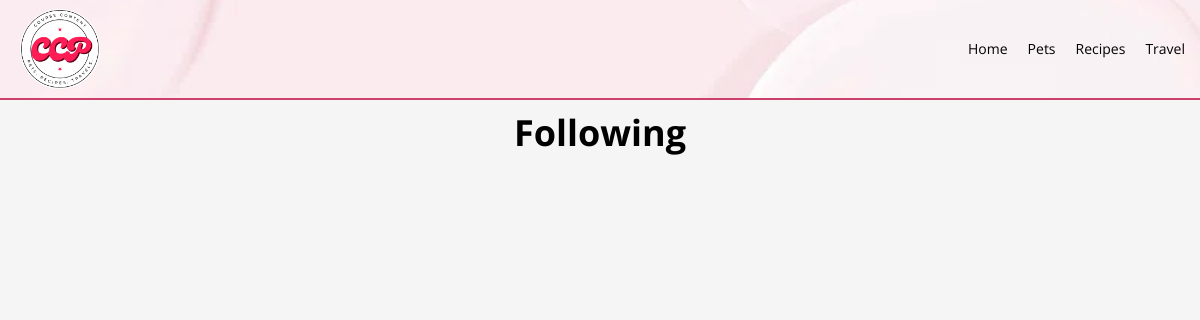
Before: /users/igiallan/following/ (signed in) with the older database file.
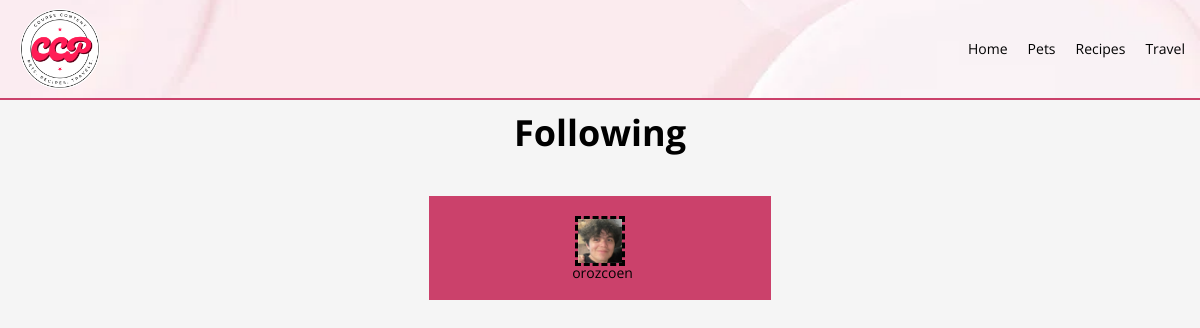
After: the same page with the newer database file.
### tables this page shows
CREATE TABLE following (
  username1 VARCHAR(20) NOT NULL,
  username2 VARCHAR(20) NOT NULL,
  PRIMARY KEY (username1, username2),
  FOREIGN KEY (username1) REFERENCES users(username) ON DELETE CASCADE,
  FOREIGN KEY (username2) REFERENCES users(username) ON DELETE CASCADE
);

CREATE TABLE users (
    username VARCHAR(20) NOT NULL PRIMARY KEY,
    fullname VARCHAR(40) NOT NULL,
    email VARCHAR(40) NOT NULL,
    filename VARCHAR(64) NOT NULL,
    alt VARCHAR(256) NOT NULL,
    password VARCHAR(256) NOT NULL
);

### ccp/views/user.py (the view)
@ccp.app.route('/users/<user_url_slug>/following/')
def show_user_following(user_url_slug):
    if 'username' not in flask.session:
        print('wrong')
        return flask.redirect(flask.url_for('show_login'))
    connection = ccp.model.get_db()
    logname = flask.session['username']  # fix after login
    followings = connection.execute(
        f"SELECT u.username AS user, \
            u.filename AS filename, f.username1 AS user1, \
            CASE \
                WHEN EXISTS (SELECT 1 FROM following \
                    WHERE username1 = '{logname}') THEN 'Following' \
                ELSE 'Not Following' \
            END AS follow_status \
        FROM users u JOIN following f ON u.username = f.username2 \
        WHERE f.username1 = '{user_url_slug}'"
    )
    following = followings.fetchall()
    context = {
        "following": following,
        "logname": logname,
    }
    return flask.render_template('following.html', **context)

### ccp/model.py (called while the page is built)
def dict_factory(cursor, row):
    return {col[0]: row[idx] for idx, col in enumerate(cursor.description)}

def get_db():
    if 'sqlite_db' not in flask.g:
        db_filename = ccp.app.config['DATABASE_FILENAME']
        flask.g.sqlite_db = sqlite3.connect(str(db_filename))
        flask.g.sqlite_db.row_factory = dict_factory
        flask.g.sqlite_db.execute("PRAGMA foreign_keys = ON")
    return flask.g.sqlite_db

### ccp/templates/following.html (shortened to what this page needs)
<!DOCTYPE html>
<html lang="en">
<head>
    <link rel="stylesheet" href="/static/css/html5reset.css">
    <link rel="stylesheet" href="/static/css/style.css">
</head>
<body>
    <header>
        <nav>
            <a class = "ccp-logo" href="/"><img src = "/static/images/ccp_logo.png" alt = "CCP Logo"/></a>
            <ul>
                <li><a href = "/">Home</a></li>
                <li><a href = "/pets/">Pets</a></li>
                <li><a href = "/recipes/">Recipes</a></li>
                <li><a href = "/travel/">Travel</a></li>
            </ul>
        </nav>
    </header>
    <main id = "main">
        <h1>Following</h1>
        <div class = "container" >
            {% for follow in following %}
            <div class = "box" style = "width: 30%;">
                <img src = "{{ url_for('download_file', filename=follow.filename) }}" width="50" height="50" alt = "follower profile">
                <a class = "bold" style = "margin-left: 5px;" href = "/users/{{follow.user}}/"> {{follow.user}}</a>
            </div>
            {% endfor %}
        </div>
    </main>
</body>
</html>

### ccp/static/css/style.css (style rules this page uses)
html { font-size: 100%; box-sizing: border-box; font-family: 'Open Sans', Arial, Helvetica, sans-serif; background-color: whitesmoke; }
body { font-family: 'Open Sans', Arial, Helvetica, sans-serif; font-size: 14px; margin: 0; padding: 0; min-height: 100vh; }
h1 { font-size: 36px; text-align: center; padding: 5px; font-weight: bold; }
img { max-width: fit-content; display: block; margin: 0 auto; border: 3px dashed black; }
div { min-height: 40px; padding: 20px 20px 20px 20px; }
*, *::before, *::after { box-sizing: inherit; }
header nav { display: flex; background-image: url('../images/header.webp'); background-size: cover; background-position: center; padding: 10px; justify-content: space-between; align-items: center; width: 100%; max-height: 100px; border-bottom: 2px solid #cb416b; }
header nav img { margin-left: 10px; max-height: 80px; margin-right: auto; border: none; }
header nav ul { display: flex; list-style-type: none; padding: 0; align-items: center; }
header nav ul li { margin-right: 20px; }
header nav ul li:last-child { margin-right: 5px; }
#main, #recipes-main { padding: 10px 10px 10px 10px; margin: 0; }
a { position: relative; text-decoration: none; color: black; }
.container { display: flex; flex-direction: column; justify-content: center; }
.box { margin: 20px auto; width: 250px; background-color: #cb416b; display: flex; flex-direction: column; align-items: center; justify-content: center; color: white; }
nav ul { display: grid; margin: 0; grid-template-columns: repeat(4, 1fr); justify-content: center; justify-items: center; align-items: center; list-style-type: none; }
@media (min-width: 768px) { html { font-size: 18px; } }
@media (min-width: 768px) { .container { flex-direction: row; flex-wrap: wrap; } }

Changed rows visible on the page:
added following: filename (picture), user "orozcoen"
